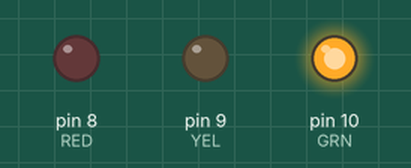
This sketch was run on a simulated Arduino Uno, built with avr-gcc and run on an emulated ATmega328P. Shown: output pins drawn as LEDs (lit = HIGH).

Above: at 13.5 s.
At 27.12 s:
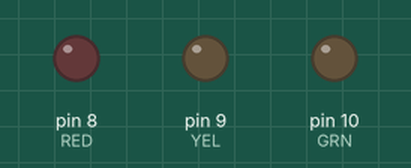
At 31.0 s:
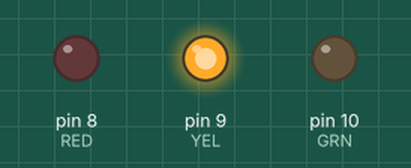
At 34.5 s:
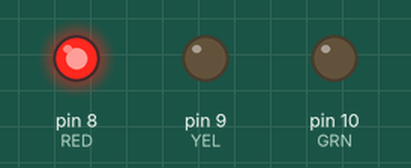
Timing chart, 0 to 48.1 s (numbered marks = the images above):
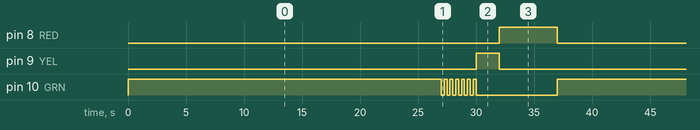

The sketch:

traffic_light_v1.ino
```cpp
// (licence header left out)
const int RED = 8;
const int YEL = 9;
const int GRN = 10;

const unsigned long GREEN_TOTAL_MS       = 30000; // 30 s
const unsigned long GREEN_BLINK_BEFOREMS = 3000;  // parpadeo los últimos 3 s
const unsigned long YELLOW_MS            = 2000;  // 2 s
const unsigned long RED_MS               = 5000;  // 5 s
const unsigned long BLINK_PERIOD_MS      = 250;   // velocidad de parpadeo

void setLights(bool r, bool y, bool g) {
  digitalWrite(RED, r ? HIGH : LOW);
  digitalWrite(YEL, y ? HIGH : LOW);
  digitalWrite(GRN, g ? HIGH : LOW);
}

void setup() {
  pinMode(RED, OUTPUT);
  pinMode(YEL, OUTPUT);
  pinMode(GRN, OUTPUT);
  setLights(false, false, false);
}

void loop() {
  // VERDE fijo (30s - 3s = 27s)
  setLights(false, false, true);
  delay(GREEN_TOTAL_MS - GREEN_BLINK_BEFOREMS);

  // VERDE parpadeando los últimos 3s
  unsigned long t = 0;
  while (t < GREEN_BLINK_BEFOREMS) {
    digitalWrite(GRN, LOW);  delay(BLINK_PERIOD_MS);
    digitalWrite(GRN, HIGH); delay(BLINK_PERIOD_MS);
    t += 2 * BLINK_PERIOD_MS;
  }
  digitalWrite(GRN, LOW);

  // AMARILLO fijo 2s
  setLights(false, true, false);
  delay(YELLOW_MS);
  digitalWrite(YEL, LOW);

  // ROJO fijo 5s
  setLights(true, false, false);
  delay(RED_MS);
  digitalWrite(RED, LOW);
}
```

Measured:
- by itself, pin 8 (RED): alternates HIGH for 5.0 s and LOW for 32.0 s
- by itself, pin 9 (YEL): alternates HIGH for 2.0 s and LOW for 35.0 s
- by itself, pin 10 (GRN): repeats every 37.0 s: 6 × (LOW 0.25 s, HIGH 0.25 s), LOW 7.0 s, HIGH 27.0 s
